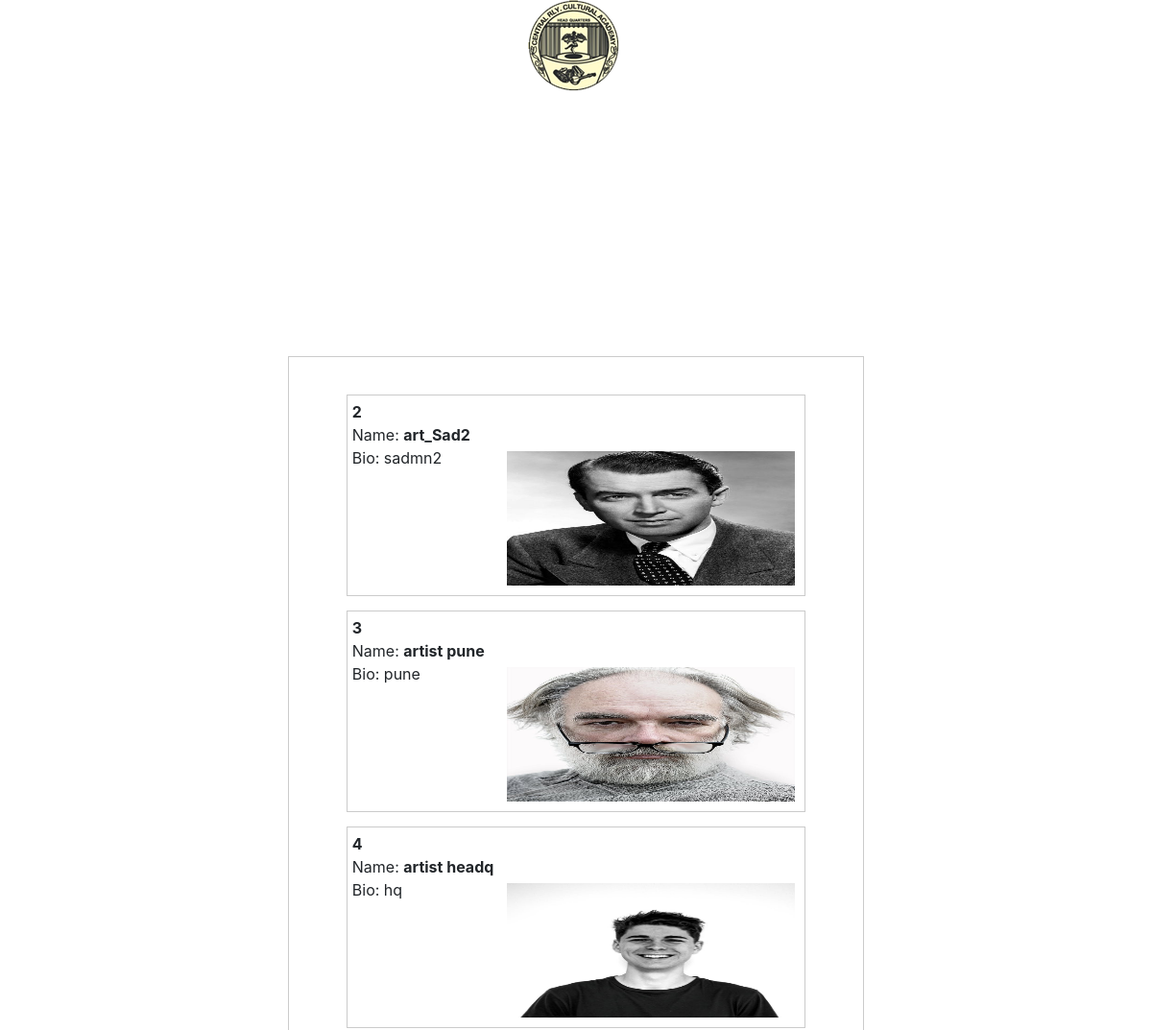
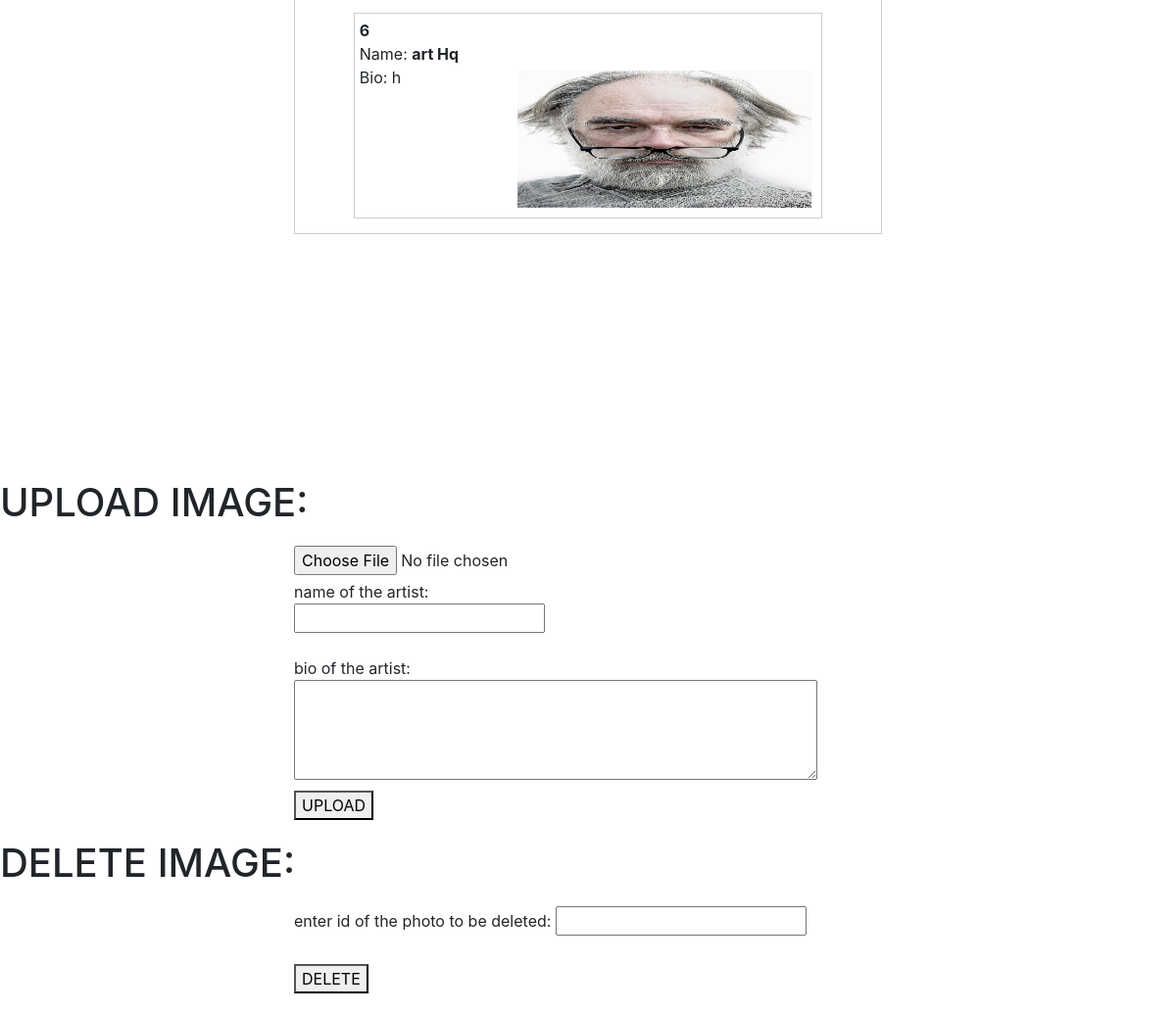
/src/admin/artist_list-pune.php (signed in), run on the app's committed database (2 pictures, top to bottom).
### tables this page shows
CREATE TABLE `artist_list` (
  `id` int(50) NOT NULL,
  `name` varchar(50) NOT NULL,
  `bio` varchar(5000) NOT NULL,
  `image` varchar(1000) NOT NULL,
  `uploaded_by` varchar(50) NOT NULL,
  `year` datetime NOT NULL DEFAULT CURRENT_TIMESTAMP,
  `division` varchar(50) NOT NULL
);

### src/admin/artist_list-pune.php (the view, shortened to what this page needs)
 <?php
  $db = mysqli_connect("localhost", "root", "", "organisation");
      $role = $_SESSION['user']['role'];
if($role == 'sadmin'){
  $result = mysqli_query($db, "SELECT * FROM artist_list WHERE uploaded_by IN ('sadmin', 'admin_pun')");
}else{
  $result = mysqli_query($db, "SELECT * FROM artist_list where uploaded_by = '$role'");
}
?>
<!DOCTYPE html>
<html>
<head>
    <link rel="stylesheet" href="https://stackpath.bootstrapcdn.com/bootstrap/4.1.0/css/bootstrap.min.css">
</head>
<body>
<div id="header">
  </div><br><div id="content"><br>
            <tbody>
  <?php
    while ($row = mysqli_fetch_array($result)) {
      echo "<div id='img_div'>";
        echo "<b>" .$row['id']."</b><br>";
        echo "Name: <b>" .$row['name']."</b><br>";
        echo "Bio: " .$row['bio']."";
      	echo "<img src='images/".$row['image']."' >";
      echo "</div>";
    }
  ?>
</tbody>
</div>
<div class="upload">
   <h1>UPLOAD IMAGE:</h1>
    <form method="POST" action="artist_list-pune.php" enctype="multipart/form-data">
    <div>
    <input type="file" name="image">
    </div>
    <div>
    name of the artist:<br><input type="text" name="name"><br><br>
    bio of the artist: <br><textarea rows="4" cols="50" name="bio"></textarea>
    </div>
    <div>
    <button type="submit" name="upload">UPLOAD</button>
    </div>
    </form>
</div>
<div class="delete">
   <h1>DELETE IMAGE:</h1>
    <form method="POST" action="artist_list-pune.php" enctype="multipart/form-data">
    <div>
enter id of the photo to be deleted: <input type="text" name="id" value="">
  <br><br>
   </div>
    <div>
    <button type="submit" name="delete">DELETE</button>
    </div>
    </form>
</div>
</body>
</html>

### src/admin/artist_list-pune.php (style rules this page uses)
#content { width: 50%; margin: 250px auto; border: 1px solid #cbcbcb; }
form { width: 50%; margin: 20px auto; }
form div { margin-top: 5px; }
#img_div { width: 80%; padding: 5px; margin: 15px auto; border: 1px solid #cbcbcb; }
#img_div:after { content: ""; display: block; clear: both; }
img { float: right; margin: 5px; width: 300px; height: 140px; }
#header { background:url(Capture.png) center no-repeat; height: 212px; height: 97px; padding: 5px 0 0 0px; text-align: right; color: #fff; font-size: 10px; }

### data on the page
artist_list: id "2", name "art_Sad2", bio "sadmn2", image (picture)
artist_list: id "3", name "artist pune", bio "pune", image (picture)
artist_list: id "4", name "artist headq", bio "hq", image (picture)
artist_list: id "6", name "art Hq", bio "h", image (picture)
